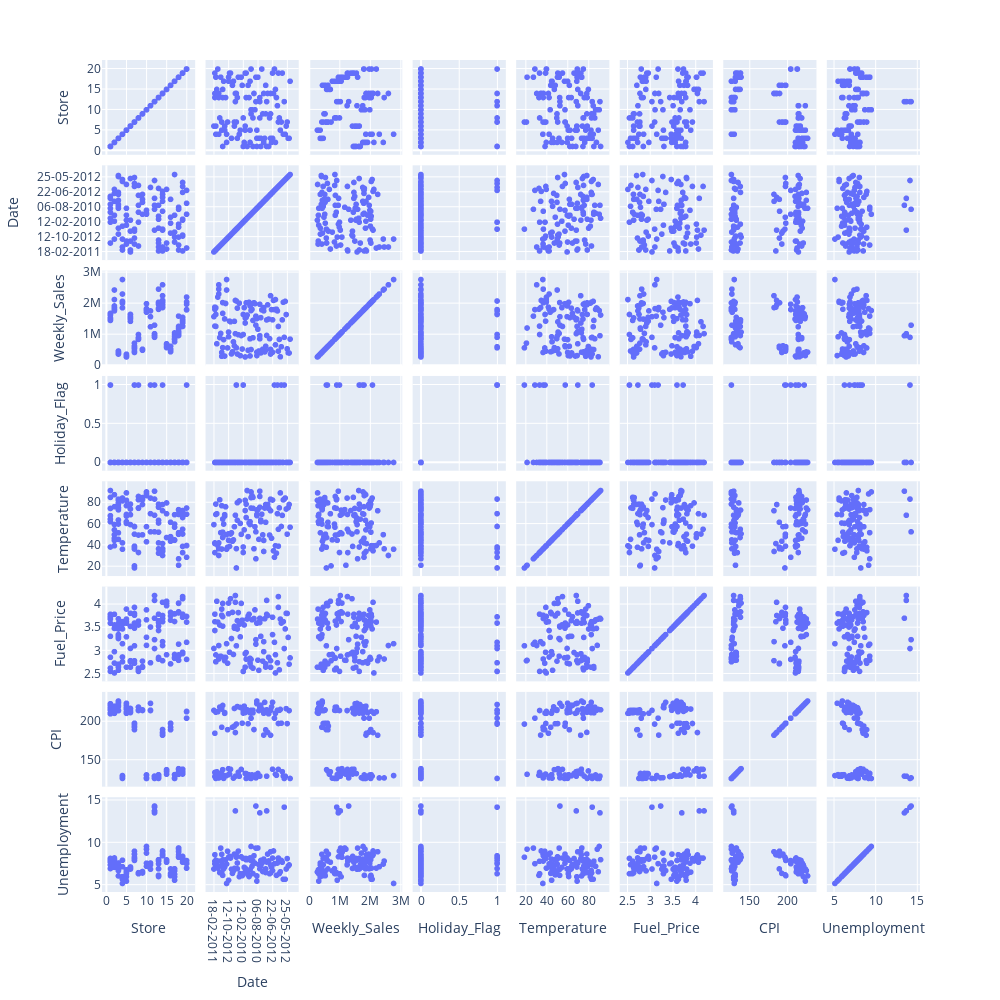

Write notebook code for a chart like this one.
### Code cell
fig = px.scatter_matrix(df)
fig.update_layout(height=1000, width=1000)
fig.show()

### Figure 1 — Plotly figure (JSON) as saved in the notebook; plotly's stock layout.template omitted (floating-point values rounded to 4 significant figures; data arrays with more than 128 entries replaced by an {"elided": "..."} marker saying what was removed)
{"data": [{"dimensions": [{"axis": {"matches": true}, "label": "Store", "values": {"elided": "136 int values"}}, {"axis": {"matches": true}, "label": "Date", "values": {"elided": "136 str values"}}, {"axis": {"matches": true}, "label": "Weekly_Sales", "values": {"elided": "136 float values"}}, {"axis": {"matches": true}, "label": "Holiday_Flag", "values": {"elided": "136 int values"}}, {"axis": {"matches": true}, "label": "Temperature", "values": {"elided": "136 float values"}}, {"axis": {"matches": true}, "label": "Fuel_Price", "values": {"elided": "136 float values"}}, {"axis": {"matches": true}, "label": "CPI", "values": {"elided": "136 float values"}}, {"axis": {"matches": true}, "label": "Unemployment", "values": {"elided": "136 float values"}}], "hovertemplate": "%{xaxis.title.text}=%{x}<br>%{yaxis.title.text}=%{y}<extra></extra>", "legendgroup": "", "marker": {"color": "#636efa", "symbol": "circle"}, "name": "", "showlegend": false, "type": "splom"}], "layout": {"dragmode": "select", "height": 1000, "legend": {"tracegroupgap": 0}, "margin": {"t": 60}, "width": 1000, "xaxis": {"autorange": true, "range": [-1.088, 22.09], "type": "linear"}, "xaxis2": {"autorange": true, "range": [-8.572, 86.57], "type": "category"}, "xaxis3": {"autorange": true, "range": [-6080.0, 3046000.0], "type": "linear"}, "xaxis4": {"autorange": true, "range": [-0.1099, 1.11], "type": "linear"}, "xaxis5": {"autorange": true, "range": [10.78, 99.66], "type": "linear"}, "xaxis6": {"autorange": true, "range": [2.329, 4.378], "type": "linear"}, "xaxis7": {"autorange": true, "range": [115.0, 238.1], "type": "linear"}, "xaxis8": {"autorange": true, "range": [4.135, 15.32], "type": "linear"}, "yaxis": {"autorange": true, "range": [-1.088, 22.09], "type": "linear"}, "yaxis2": {"autorange": true, "range": [-8.572, 86.57], "type": "category"}, "yaxis3": {"autorange": true, "range": [-6080.0, 3046000.0], "type": "linear"}, "yaxis4": {"autorange": true, "range": [-0.1099, 1.11], "type": "linear"}, "yaxis5": {"autorange": true, "range": [10.78, 99.66], "type": "linear"}, "yaxis6": {"autorange": true, "range": [2.329, 4.378], "type": "linear"}, "yaxis7": {"autorange": true, "range": [115.0, 238.1], "type": "linear"}, "yaxis8": {"autorange": true, "range": [4.135, 15.32], "type": "linear"}}}
